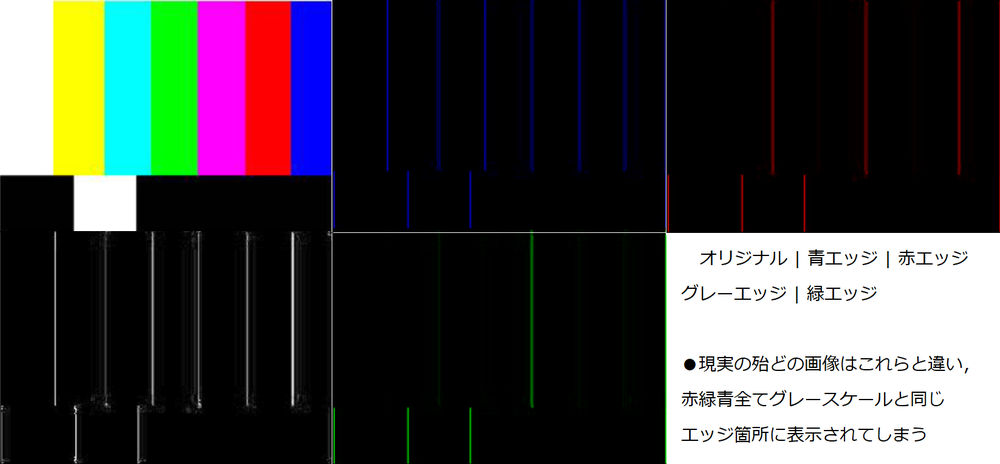
#> input picture images/Color_Bars.png, 1000 x 464 px, shrunk from 1646 x 763 before the run
$ jupyter execute work3.ipynb   (shell and % lines are left out)
#> lines starting #> are read from the running program, lines starting #| are printed output that depends on the picture; after the words box and inside, x2 and y2 are one past the last pixel; in counts of white or black regions, pixels touching at a corner belong together
<a href="https://colab.research.google.com/github/Ryoma-HCU/Prog2kakushin/blob/main/work3.ipynb" target="_parent"></a>

#プログラム3 (画像処理)：エッジ検出

最初に分析したい画像ファイルを画面左側にある「ファイル」項目内に直下でドラック&ドロップする．

画像ファイルが用意できない場合，下記のプログラムを実行し，サンプル画像をダウンロードする．

[cell 1]
import cv2
from google.colab.patches import cv2_imshow
import glob
import sys
import numpy as np
from matplotlib import pyplot as plt

# 横方向の画素値差分を計算, それを画素値として新たに画像入力
def Horizontal_detection(img, th, h, w, lm):
  img_edge1 = np.zeros( (h, w), np.uint8 )
  img_edge2 = np.zeros( (h, w), np.uint8 )
  quan = np.zeros(256)
  for iy in range(h):
    for ix in range(w-1):
      dif = np.int32(img[iy,ix+1]) - np.int32(img[iy,ix])
      if np.abs(dif) >= th:
        img_edge1[iy,ix+1] = 255
      img_edge2[iy,ix+1] = np.abs(dif)*lm
      quan[np.abs(dif)] += 1
  return img_edge1, img_edge2, quan

# 縦方向の画素値差分を計算, それを画素値として新たに画像入力
def Vertical_detection(img, th, h, w, lm):
  img_edge1 = np.zeros( (h, w), np.uint8 )
  img_edge2 = np.zeros( (h, w), np.uint8 )
  quan = np.zeros(256)
  for ix in range(w):
    for iy in range(h-1):
      dif = np.int32(img[iy+1,ix]) - np.int32(img[iy,ix])
      if np.abs(dif) >= th:
        img_edge1[iy+1,ix] = 255
      img_edge2[iy+1,ix] = np.abs(dif)*lm
      quan[np.abs(dif)] += 1
  return img_edge1, img_edge2, quan


# 項目表示
file_list = glob.glob("*.jpg")
print(f'●{len(file_list)}個のファイルがあります．')
for file in file_list:
  print(f'{file}' )
print()

# ファイル名入力
fname = input("●上記のファイルの中から分析したい画像を1つ選んでください(拡張子込み)：")
#> the answer given: images/Color_Bars.png
img = cv2.imread(fname)
#> img is the input picture: shape (464, 1000, 3); mean B, G, R 62.7, 63, 63.2
if img is None:
  sys.exit("エラー: ファイルを開けませんでした")
print()

h = img.shape[0]
#> h = 464
w = img.shape[1]
#> w = 1000
img_gray = cv2.cvtColor( img, cv2.COLOR_BGR2GRAY )
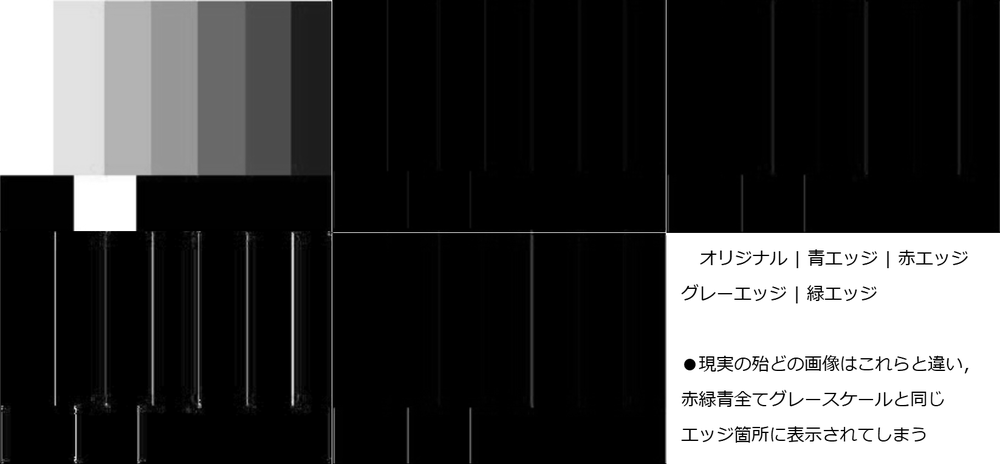
#> img_gray: shape (464, 1000); min 0, max 255, mean 63.1

# 数値入力
print("●境界線調査の閾値を入力してください．")
while True:
  edge = int(input("0[低]～255[高]："))
  if 0 <= edge <= 255:
    break
  else:
    print("正しい値を入力してください．")
#> this loop made 1 pass; the answer given on pass 1: 3
print()
print("●表示する明るさの倍数を入力してください．(大き過ぎる値を入力すると白飛び・オーバーフローする可能性があります)")
while True:
  bright = int(input("0以上の整数(基準1)："))
  if 0 <= bright:
    break
  else:
    print("正しい値を入力してください．")
print()
print("●検知する方向を選択してください．")
while True:
  dx = int(input("横方向検知 [0:しない|1:する]："))
  dy = int(input("縦方向検知 [0:しない|1:する]："))
  if (dx==0 or dx==1) and (dy==0 or dy==1):
    break
  else:
    print("正しい値を入力してください．")
print()

# 見やすさ用変換
Dont = 0
Do = 1

# 計算・出力表示
val = np.arange(0,256,1)
print("オリジナル")
cv2_imshow(img)
if dx == Do:
  img_dx1,img_dx2,quan_dx = Horizontal_detection(img_gray, edge, h, w, bright)
#> after the loop in Horizontal_detection, `for iy in range(h):`:
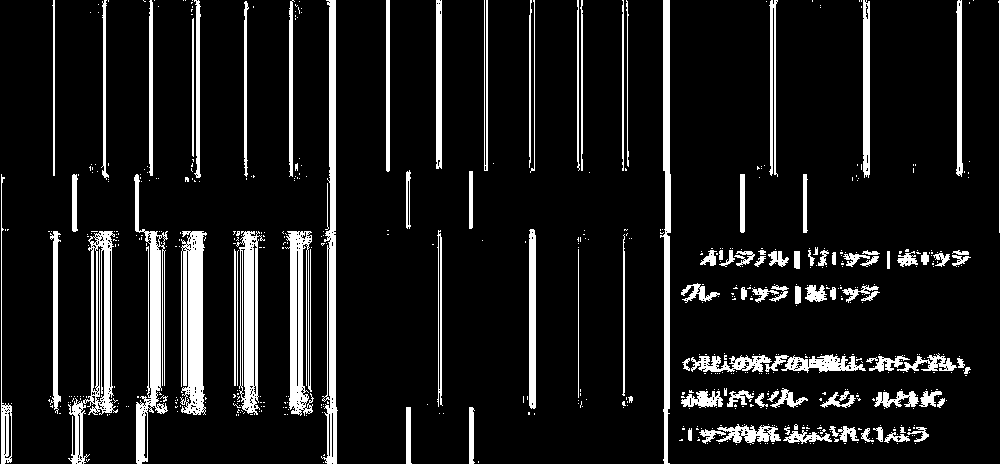
#> img_edge1: shape (464, 1000); 10.8% white; 625 white regions (516 under 20 px), largest, box (x1, y1, x2, y2) and area: (180, 231, 207, 415) 3545, (321, 0, 338, 464) 3491, (134, 174, 168, 464) 3311
#> after the loop in Horizontal_detection, `for iy in range(h):`:
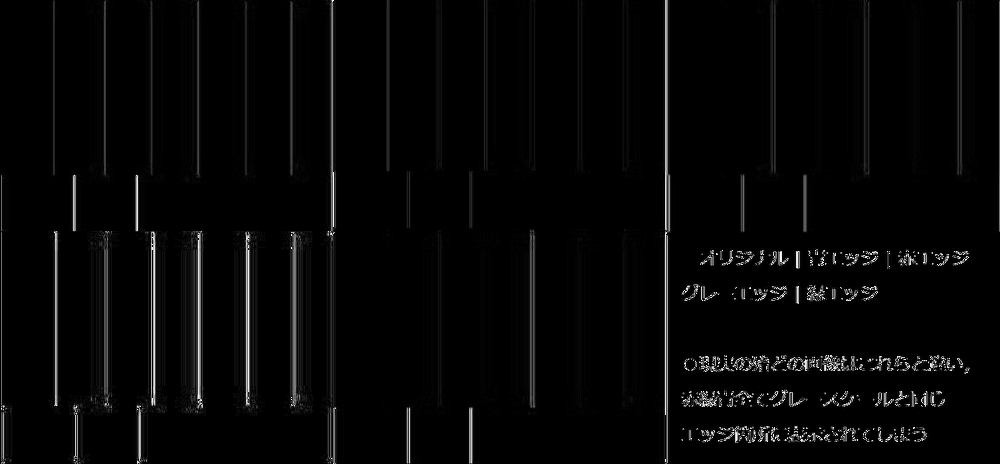
#> img_edge2: shape (464, 1000); min 0, max 255, mean 6.2
#> after the loop in Horizontal_detection, `for iy in range(h):`: quan = 256 values, max 366651 at index 0, min 0 at index 233, mean 1810.7
#> quan_dx has the same summary as quan in Horizontal_detection
  print("横方向検知　[閾値表示|全体表示]")
  ## 2画像連結表示
  img_h = cv2.hconcat([img_dx1, img_dx2])
  cv2.imwrite("data/dst/opencv_hconcat.jpg", img_h)
  cv2_imshow(img_h)
  plt.plot(val,quan_dx,label="dx")
if dy == Do:
  img_dy1,img_dy2,quan_dy = Vertical_detection(img_gray, edge, h, w, bright)
#> after the loop in Vertical_detection, `for ix in range(w):`:
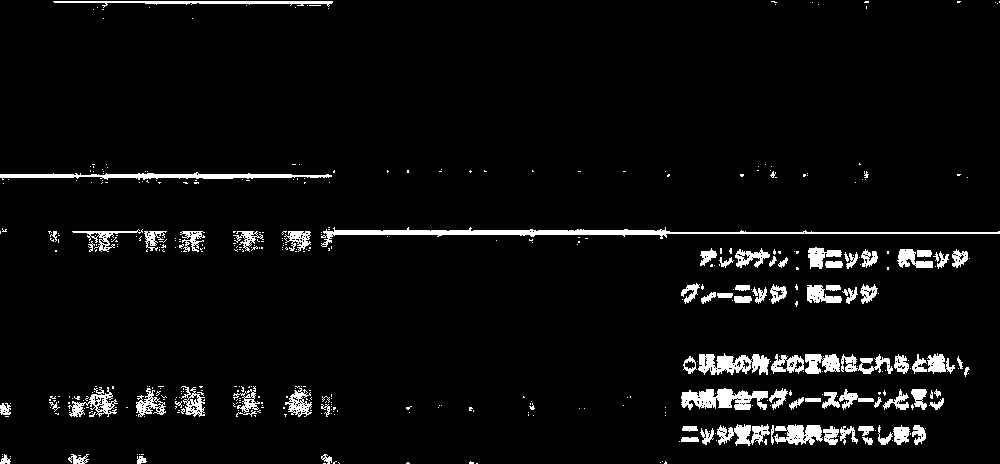
#> img_edge1: shape (464, 1000); 4.7% white; 456 white regions (370 under 20 px), largest, box (x1, y1, x2, y2) and area: (321, 227, 1000, 247) 2506, (0, 172, 332, 180) 1311, (681, 388, 768, 410) 1218
#> after the loop in Vertical_detection, `for ix in range(w):`:
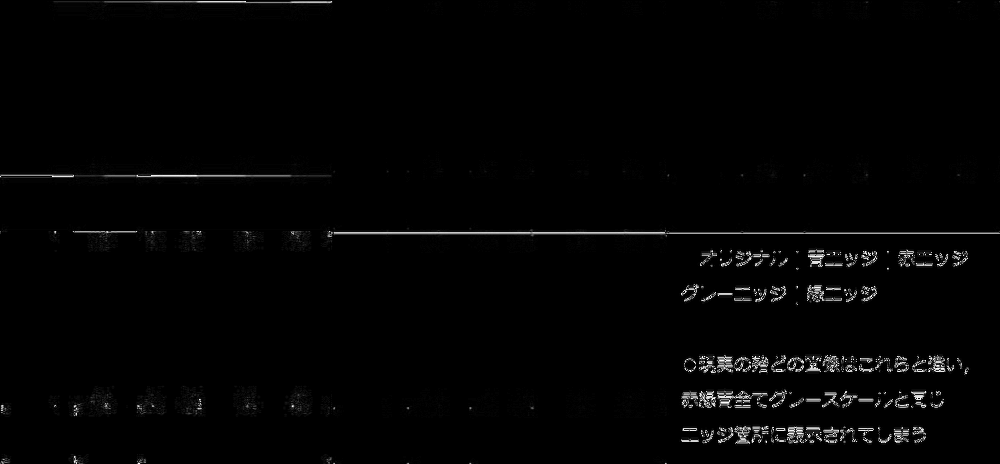
#> img_edge2: shape (464, 1000); min 0, max 255, mean 3.6
#> after the loop in Vertical_detection, `for ix in range(w):`: quan = 256 values, max 420877 at index 0, min 6 at index 231, mean 1808.6
#> quan_dy has the same summary as quan in Vertical_detection
  print("縦方向検知　[閾値表示|全体表示]")
  ## 2画像連結表示
  img_h = cv2.hconcat([img_dy1, img_dy2])
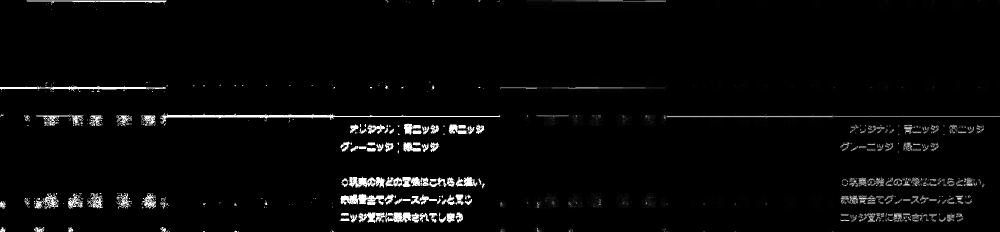
#> img_h: shape (464, 2000) (shown at 1/2 size); min 0, max 255, mean 7.8
  cv2.imwrite("data/dst/opencv_hconcat.jpg", img_h)
  cv2_imshow(img_h)
  plt.plot(val,quan_dy,label="dy")
if dx == Do and dy == Do:
  img_compo1 = np.zeros( (h, w), np.uint8 )
  img_compo2 = np.zeros( (h, w), np.uint8 )
  ## 閾値/全体表示それぞれの横/縦方向検知画像を合成
  for iy in range(h):
    for ix in range(w):
      p = 0.5*img_dx1[iy,ix] + 0.5*img_dy1[iy,ix]
      img_compo1[iy,ix] = np.uint8(p)
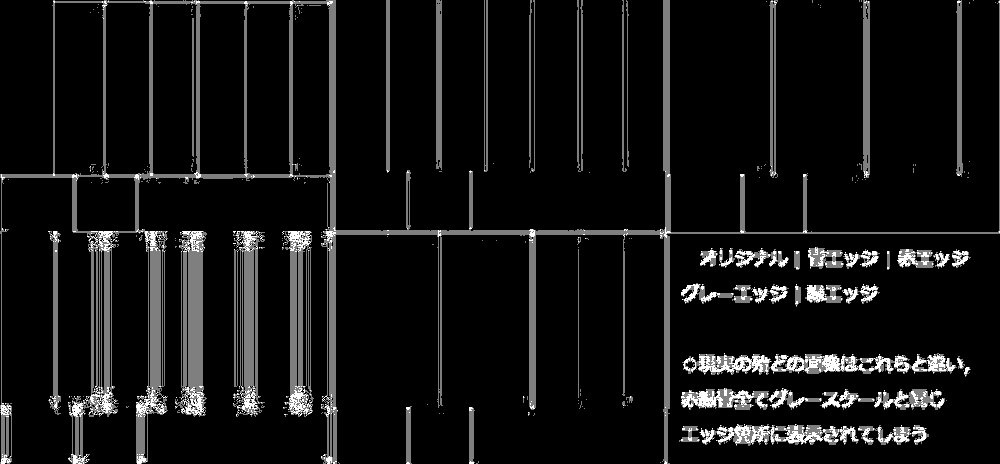
#> img_compo1: shape (464, 1000); min 0, max 255, mean 19.6
  for iy in range(h):
    for ix in range(w):
      p = 0.5*img_dx2[iy,ix] + 0.5*img_dy2[iy,ix]
      img_compo2[iy,ix] = np.uint8(p)
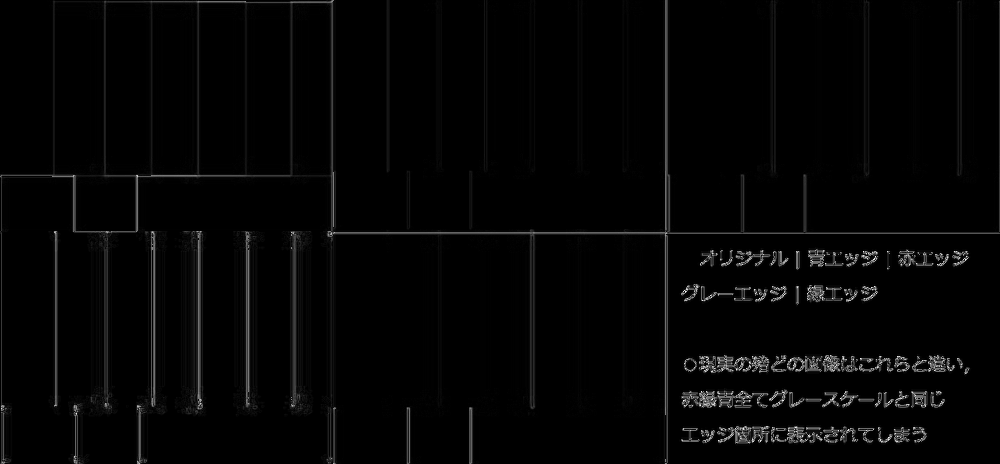
#> img_compo2: shape (464, 1000); min 0, max 255, mean 4.8
  print("横,縦 合成　[閾値表示|全体表示]")
  ## 2画像連結表示
  img_h = cv2.hconcat([img_compo1, img_compo2])
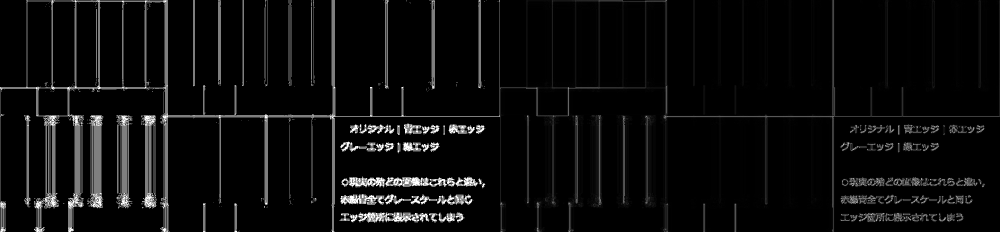
#> img_h: shape (464, 2000) (shown at 1/2 size); min 0, max 255, mean 12.2
  cv2.imwrite("data/dst/opencv_hconcat.jpg", img_h)
  cv2_imshow(img_h)
if dx == Dont and dy == Dont:
  print("終了")
else:
  plt.title("Differentiated Pix Quantity")
  plt.xlabel("Pix Value")
  plt.ylabel("Pix Quantity")
  plt.legend(loc="upper right")
  plt.axvspan(edge, 255, alpha=0.3, color="g")
  plt.grid()
  plt.show
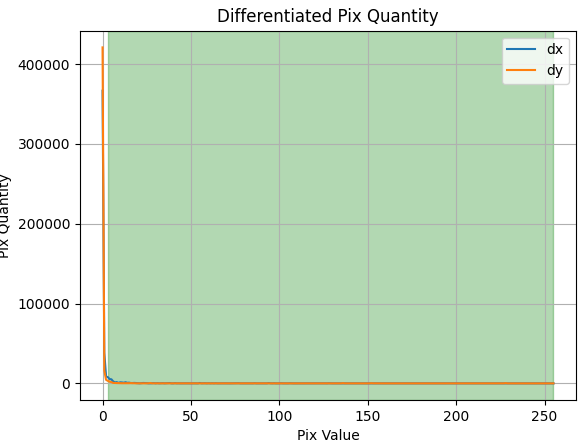
#> figure drawn by matplotlib, 1 panel; curve peaks at x = 0, y = 366651; curve peaks at x = 0, y = 420877
